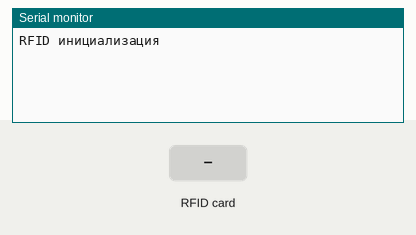
Recording of a sketch running on a simulated Arduino Uno, built for the host (arithmetic inside an expression is 32-bit, double 64-bit). Parts: the last lines printed to the serial monitor. The inputs (shaded band) are chosen by the test bench.

Above: at 1.2 s.
1.3 s: RFID card 04 A7 12 BC held to the reader
At 2.6 s:
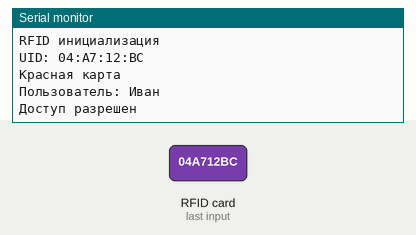
3.6 s: RFID card 5E 9E 2C 07 held to the reader
At 4.9 s:
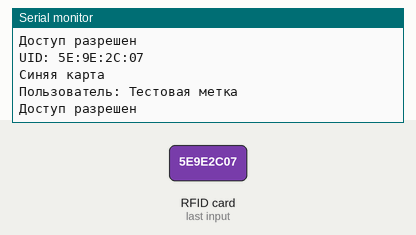
5.6 s: RFID card 5E 7A 19 C4 held to the reader
At 7.1 s:
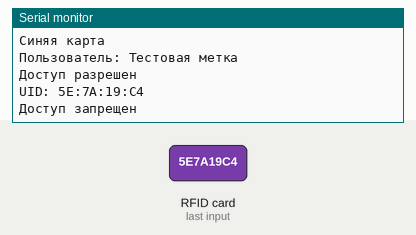

The sketch:

Module_RFID_ACCESS.ino
```cpp
/*
Схема
RFID ---> UID ---> ACCESS

Позже можно добавить
RFID ----+
         |
         +--> ACCESS
         |
WEB -----+
         |
KEYPAD --+
*/

// Подключаем модули
#include "Rfid.h"
#include "Access.h"

void setup()
{
    Serial.begin(115200);
    // Инициализация RFID
    initRFID();
}

void loop()
{
    delay(10);

    /*
    Создаём переменную для UID карты
    Здесь создаётся структура:
    card.uid[]
    card.size
    */
    CardUID card;

    // Пробуем считать карту
    if (readCard(card)) // Структура передаётся в функцию
    {
        Serial.print("UID: ");
        Serial.println(uidToString(card));

        // Проверяем доступ
        AccessInfo info = checkAccess(card);

        if (!info.allowed)
        {
            Serial.println("Доступ запрещен");
            return;
        }

        switch (info.type)
        {
            case CARD_RED:
                Serial.println("Красная карта");
                break;
            case CARD_GREEN:
                Serial.println("Зеленая карта");
                break;
            case CARD_BLUE:
                Serial.println("Синяя карта");
                break;
            default:
                Serial.println("Неизвестная карта");
                break;
        }

        Serial.print("Пользователь: ");
        Serial.println(info.userName);

        if (info.needPassword)
        {
            Serial.println("Требуется пароль");
        }

        Serial.println("Доступ разрешен");

        Serial.println();
    }
    delay(1000);
    // После задержки loop() выполнится снова и начнёт искать следующую карту
}
```

Access.cpp
```cpp
#include "Access.h"

// --------------------------------------------------
// Описание пользователя
// --------------------------------------------------
// UID карты +
// информация о владельце
struct UserCard
{
    CardUID uid;
    CardType type;
    const char* userName;
    bool needPassword;
};


// --------------------------------------------------
// База карт
// --------------------------------------------------
// Хранятся все карты.
// В будущем можно перенести:
// - в LittleFS
// - во Flash
// - в EEPROM

const UserCard users[] =
{
    {
        {{0x04, 0xA7, 0x12, 0xBC}, 4},
        CARD_RED,
        "Иван",
        false
    },

    {
        {{0x04, 0x59, 0x61, 0xA2, 0xDC, 0x4E, 0xA7}, 7},
        CARD_GREEN,
        "Петр",
        true
    },

    {
        {{0x5E, 0x9E, 0x2C, 0x07}, 4},
        CARD_BLUE,
        "Тестовая метка",
        false
    }
};


// Количество карт в массиве.
// Если добавите карту, значение пересчитается автоматически.
const int usersCount = sizeof(users) / sizeof(users[0]);


// --------------------------------------------------
// Сравнение двух UID
// --------------------------------------------------
// Возвращает:
// true  - карты одинаковые
// false - карты разные
bool compareCards(const CardUID& card1, const CardUID& card2)
{
    // Если длина UID отличается, карты точно разные.
    if (card1.size != card2.size)
    {
        return false;
    }
    // Проверяем каждый байт.
    for (byte i = 0; i < card1.size; i++)
    {
        if (card1.uid[i] != card2.uid[i])
        {
            return false;
        }
    }
    // Все байты совпали.
    return true;
}

// --------------------------------------------------
// Проверка доступа
// --------------------------------------------------
// На вход получает UID карты.
// Возвращает:
// структура AccessInfo
AccessInfo checkAccess(const CardUID& card)
{
    // Изначально считаем, что карта неизвестна.
    AccessInfo result;

    result.allowed = false;
    result.type = CARD_UNKNOWN;
    result.userName = "Unknown";
    result.needPassword = false;

    // Перебираем все карты в базе..
    for (int i = 0; i < usersCount; i++)
    {
        // Сравниваем считанную карту с картой из списка.
        if (compareCards(card, users[i].uid))
        {
            result.allowed = true;
            result.type = users[i].type;
            result.userName = users[i].userName;
            result.needPassword = users[i].needPassword;

            return result;
        }
    }
    // Если ни одна карта не подошла.
    return result;
}
```

Access.h
```cpp
// Модуль контроля доступа
// Отвечает за:
// - хранение разрешённых карт;
// - проверку UID;
// - принятие решения о доступе.

#pragma once // Запрещает повторное включение файла
// Подключаем типы Arduino:
// String, byte и другие.
#include <Arduino.h>

// Подключаем структуру CardUID, которая объявлена в Rfid.h
#include "Rfid.h"

// Перечислены все возможные типы карт.
// В будущем можно добавить:
// CARD_ADMIN, CARD_SERVICE, CARD_GUEST, и т.д.
enum CardType
{
    CARD_UNKNOWN,
    CARD_RED,
    CARD_GREEN,
    CARD_BLUE
};

// Структура информации о карте
// Возвращается функцией checkAccess().
struct AccessInfo
{
    bool allowed; // - есть ли доступ
    CardType type; // - тип карты
    const char* userName; // - имя владельца
    bool needPassword; // - нужен ли пароль
};

// Проверка доступа по UID карты.
//
// На вход:
//     card - считанная карта.
//
// Возвращает:
//     структура AccessInfo
//
// В будущем здесь можно добавить:
// - журнал событий;
// - работу с базой данных.
AccessInfo checkAccess(const CardUID& card);
```

Rfid.cpp
```cpp
#include "Rfid.h"

#include <SPI.h>
#include <MFRC522.h>

// -------------------
// Настройка пинов
// -------------------

/*
VCC: Питание модуля. Подключать строго к 3.3V на ESP32.
GND: Земля, общий провод.
RST (Reset): Сброс модуля. Можно подключить к любому цифровому пину ESP32.
SDA (или SS): Пин выбора чипа (Chip Select). Нужен, чтобы сказать модулю "сейчас я общаюсь с тобой". Можно использовать любой цифровой пин.
SCK: Тактовый сигнал (Clock). Это стандартный SPI-пин.
MOSI: Линия данных от ESP32 к модулю (Master Out Slave In).
MISO: Линия данных от модуля к ESP32 (Master In Slave Out).
IRQ: пин для прерываний используется редко, в большинстве простых скетчей его можно не подключать
*/

// Определяем НОВЫЕ пины
#define RST_PIN  13  // Новый пин для сброса
#define SS_PIN   8  // Новый пин для SDA (CS)
#define SCK_PIN  9  // Новый пин для SCK
#define MISO_PIN 11  // Новый пин для MISO
#define MOSI_PIN 10  // Новый пин для MOSI

// Создаём объект RFID-считывателя
MFRC522 mfrc522(SS_PIN, RST_PIN);

// -------------------
// Инициализация RFID
// -------------------

void initRFID()
{
    // Инициализируем SPI с КАСТОМНЫМИ пинами
    // Порядок: (sck, miso, mosi, ss)
    SPI.begin(
        SCK_PIN,
        MISO_PIN,
        MOSI_PIN,
        SS_PIN
    );

    mfrc522.PCD_Init();

    Serial.println("RFID инициализация"); // -------------------DEL-------------------
}

// -------------------
// Чтение UID карты
// -------------------
bool readCard(CardUID& card)
{
    // PICC_IsNewCardPresent() опрашивает поле и проверяет:
    // 1) Есть ли вообще какая-то карта в зоне действия
    // 2) Не та ли это же карта, которую мы только что читали
    if (!mfrc522.PICC_IsNewCardPresent())
    {
        return false;   // Нет новой карты - выходим, возвращает false.
    }

    // PICC_ReadCardSerial() пытается установить связь с картой и считать её уникальный идентификатор (4 или 7 байт)
    // Возвращает true при успешном чтении
    // Выполняет антиколлизию (если несколько карт - выберет одну)
    if (!mfrc522.PICC_ReadCardSerial())
    {
        return false;   // Не удалось прочитать UID (помехи, отвал контакта, карта убрана)
                        // Выходим, возвращает false.
    }

    // mfrc522.uid.size - размер UID в байтах:
    // - 4 байта для карт Mifare Classic (1K, 4K)
    // - 7 байт для карт Mifare Ultralight / NTAG
    // - 10 байт для некоторых специфичных карт
    card.size = mfrc522.uid.size;

    for (byte i = 0; i < card.size; i++)
    {
        card.uid[i] = mfrc522.uid.uidByte[i];
    }

    // Завершаем работу с картой
    // PICC_HaltA() отправляет карте команду перейти в режим пониженного энергопотребления
    // Это необходимо для:
    // 1) Следующий вызов PICC_IsNewCardPresent() корректно определил,
    //    что это НОВАЯ карта (а не та же самая)
    // 2) Не перечитывать одну и ту же карту миллион раз в секунду
    // Без этого вызова код будет выдавать UID одной карты непрерывно
    mfrc522.PICC_HaltA();

    return true;
}


// --------------------------------------------------
// Преобразование UID в строку
// --------------------------------------------------
// байты:
// 04 A7 12 BC
// превратятся в строку:
// 04:A7:12:BC
String uidToString(const CardUID& card)
{
    String result;

    // Перебираем все байты UID.
    for (byte i = 0; i < card.size; i++)
    {
        // Добавляем разделитель между байтами.
        if (i > 0)
        {
            result += ":";
        }
        // Если число меньше 16,
        // добавляем ведущий ноль.
        // Например: вместо ":A" будет ":0A"
        if (card.uid[i] < 0x10)
        {
            result += "0";
        }
        // Переводим байт в HEX-строку.
        result += String(card.uid[i], HEX);
    }
    // Переводим в верхний регистр
    result.toUpperCase();

    return result;
}
```

Rfid.h
```cpp
// Модуль RFID
// Отвечает за:
// - инициализацию MFRC522;
// - обнаружение карт;
// - чтение UID

#pragma once // Запрещает повторное включение файла
// Подключаем типы Arduino:
// String, byte и другие.
#include <Arduino.h>

// Максимальный размер UID,
// который может вернуть MFRC522.
// UID имеет 4, 7 или 10 байт.
#define RFID_MAX_UID_SIZE 10

// Структура для хранения UID карты.
// Например карта:
// 04 A7 12 BC
//храниться так:
// uid[0] = 0x04
// uid[1] = 0xA7
// uid[2] = 0x12
// uid[3] = 0xBC
// size = 4
struct CardUID
{
    // Массив байтов UID
    byte uid[RFID_MAX_UID_SIZE];
    // Количество реально используемых байтов
    byte size;
};

// Инициализация RFID-модуля.
// Вызывается один раз в setup().
void initRFID();

// Считать карту.
// Если карта найдена: возвращает true и заполняет структуру card.
// Если карты нет: возвращает false.
bool readCard(CardUID& card);

// Преобразовать UID в строку.
// Например:
// 04:A7:12:BC
String uidToString(const CardUID& card);
```

Measured:
- after the input at 1.3 s, the serial monitor: prints a new line after 0.83 s (image 1)
- after the input at 3.6 s, the serial monitor: prints a new line after 0.59 s (image 2)
- after the input at 5.6 s, the serial monitor: prints a new line after 0.64 s (image 3)
